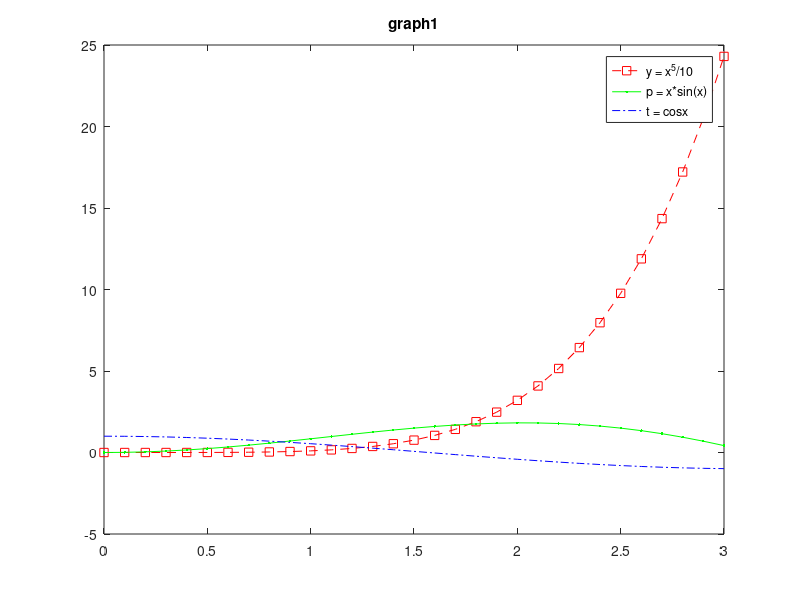

MATLAB code for this plot:
x=0:0.1:3;
 y=x.^5/10;
 p=x.*sin(x);
 t=cos(x);
 plot(x,y,'--rs',x,p,'.-g',x,t,'-.b')
 title("graph1")
 legend('y = x^5/10', 'p = x*sin(x)', 't = cosx')
 